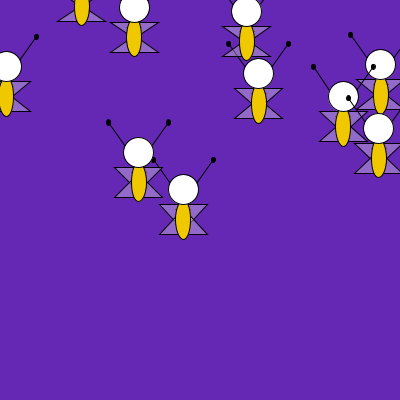
Frame 1 (no input)
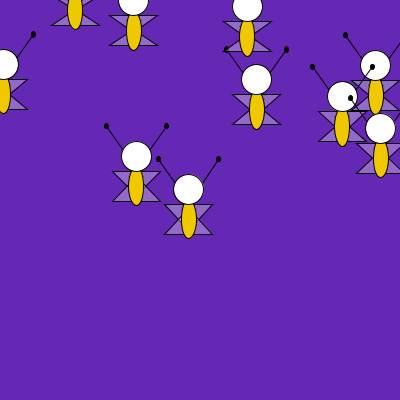
Frame 60 (the mouse pressed at the canvas centre just before this capture)
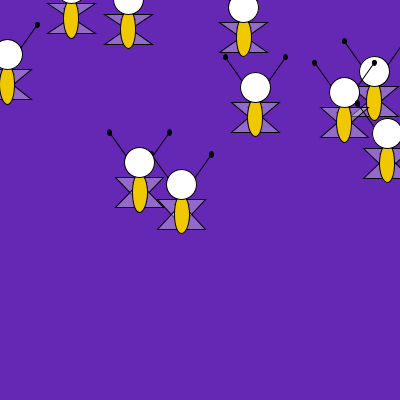
Frame 120 (the mouse held since frame 60 and released just before this capture)

The Processing sketch that drew these frames (run headless with seeded random() and noise(); from frame 60 on, the mouse is pressed at the canvas centre):

// Processing sketch: processing_140175
// ── processing_140175.pde

Plane[] planes = new Plane[10];
//Plane is the name of the class 
//then planes is the array of the class

void setup(){
  size(400,400);
  smooth();
  //initialize all "planes"
  for (int i=0; i<planes.length; i++){
    planes[i] = new Plane(random(width),random(height),30,30,8);
  } 
}

void draw(){
  background(100,40,180);
  for (int i=0; i < planes.length;i++){
    planes[i].display();
    planes[i].jiggle();
    //this is like diplay of planes, jiggle of plaes. 
  }
}

class Plane {
  //when you make a new class you use class instead of void
  //Plane variables
  float x,y,w,h,eyeSize;
  
  //Plane constructor
  Plane(float tempX, float tempY, float tempW, float tempH, float tempEyesize){
    x=tempX;
    y=tempY;
    w=tempW;
    h=tempH;
    eyeSize = tempEyesize;
  }
  
  //move Plane
  void jiggle(){
    //change the location 
    x = x + random(-1,1);
    y = y + random(-1,1);
    
    //Constrain Plane to window
    x=constrain(x,0,width);
    y=constrain(y,0,height);
  }
  
  //display Plane
  void display(){
    ellipseMode(CENTER);
    rectMode(CENTER);
    //draw bee's arms
    for (float i = y-h/3; i <y + h/2; i+=15){
      stroke(0);
      line(x-w/4,i,x+w/4,i);
    }
    //bee's eyes
    fill(0);
    ellipse(x-w,y-h*2,eyeSize/2,eyeSize/1.5);
    ellipse(x+w,y-h*2,eyeSize/2,eyeSize/1.5);
    line(x-w,y-h*2,x-w/2.3,y-h*1.2);
    line(x+w,y-h*2,x+w/2.3,y-h*1.2);
  
 
    //wings 
    fill(250);
    stroke(0);
    fill(250,80);
    triangle(x-w*.8,y-h/2,x+w*.8,y-h/2,x,y*1.05);
    triangle(x-w*.8,y+h/2,x+w*.8,y+h/2,x,y*.95);
      
    //draw bee's boday
    stroke(0);
    fill(240,200,0);
    ellipse(x,y,w/2,h*1.3);
    
    //draw bee's head
    stroke(0);
    fill(255);
    ellipse(x,y-h,w,h);
    
    }
}
